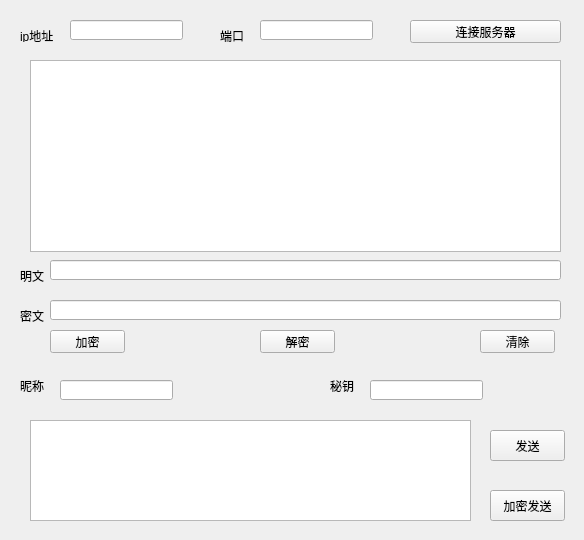
<?xml version="1.0" encoding="UTF-8"?>
<ui version="4.0">
 <class>Form</class>
 <widget class="QWidget" name="Form">
  <property name="geometry">
   <rect>
    <x>0</x>
    <y>0</y>
    <width>584</width>
    <height>540</height>
   </rect>
  </property>
  <property name="windowTitle">
   <string>Form</string>
  </property>
  <widget class="QLabel" name="label">
   <property name="geometry">
    <rect>
     <x>20</x>
     <y>30</y>
     <width>54</width>
     <height>12</height>
    </rect>
   </property>
   <property name="text">
    <string>ip地址</string>
   </property>
  </widget>
  <widget class="QLineEdit" name="ipAddress">
   <property name="geometry">
    <rect>
     <x>70</x>
     <y>20</y>
     <width>113</width>
     <height>20</height>
    </rect>
   </property>
  </widget>
  <widget class="QLabel" name="label_2">
   <property name="geometry">
    <rect>
     <x>220</x>
     <y>30</y>
     <width>54</width>
     <height>12</height>
    </rect>
   </property>
   <property name="text">
    <string>端口</string>
   </property>
  </widget>
  <widget class="QLineEdit" name="port">
   <property name="geometry">
    <rect>
     <x>260</x>
     <y>20</y>
     <width>113</width>
     <height>20</height>
    </rect>
   </property>
  </widget>
  <widget class="QPushButton" name="connectButton">
   <property name="geometry">
    <rect>
     <x>410</x>
     <y>20</y>
     <width>151</width>
     <height>23</height>
    </rect>
   </property>
   <property name="text">
    <string>连接服务器</string>
   </property>
  </widget>
  <widget class="QTextBrowser" name="textBrowser">
   <property name="geometry">
    <rect>
     <x>30</x>
     <y>60</y>
     <width>531</width>
     <height>192</height>
    </rect>
   </property>
  </widget>
  <widget class="QLabel" name="label_3">
   <property name="geometry">
    <rect>
     <x>20</x>
     <y>380</y>
     <width>54</width>
     <height>12</height>
    </rect>
   </property>
   <property name="text">
    <string>昵称</string>
   </property>
  </widget>
  <widget class="QLineEdit" name="nickName">
   <property name="geometry">
    <rect>
     <x>60</x>
     <y>380</y>
     <width>113</width>
     <height>20</height>
    </rect>
   </property>
  </widget>
  <widget class="QLabel" name="label_4">
   <property name="geometry">
    <rect>
     <x>330</x>
     <y>380</y>
     <width>54</width>
     <height>12</height>
    </rect>
   </property>
   <property name="text">
    <string>秘钥</string>
   </property>
  </widget>
  <widget class="QLineEdit" name="key">
   <property name="geometry">
    <rect>
     <x>370</x>
     <y>380</y>
     <width>113</width>
     <height>20</height>
    </rect>
   </property>
  </widget>
  <widget class="QTextEdit" name="message">
   <property name="geometry">
    <rect>
     <x>30</x>
     <y>420</y>
     <width>441</width>
     <height>101</height>
    </rect>
   </property>
  </widget>
  <widget class="QPushButton" name="sendButton">
   <property name="geometry">
    <rect>
     <x>490</x>
     <y>430</y>
     <width>75</width>
     <height>31</height>
    </rect>
   </property>
   <property name="text">
    <string>发送</string>
   </property>
  </widget>
  <widget class="QPushButton" name="sendCodecButton">
   <property name="geometry">
    <rect>
     <x>490</x>
     <y>490</y>
     <width>75</width>
     <height>31</height>
    </rect>
   </property>
   <property name="text">
    <string>加密发送</string>
   </property>
  </widget>
  <widget class="QLabel" name="label_5">
   <property name="geometry">
    <rect>
     <x>20</x>
     <y>270</y>
     <width>54</width>
     <height>12</height>
    </rect>
   </property>
   <property name="text">
    <string>明文</string>
   </property>
  </widget>
  <widget class="QLabel" name="label_6">
   <property name="geometry">
    <rect>
     <x>20</x>
     <y>310</y>
     <width>54</width>
     <height>12</height>
    </rect>
   </property>
   <property name="text">
    <string>密文</string>
   </property>
  </widget>
  <widget class="QLineEdit" name="lineEdit">
   <property name="geometry">
    <rect>
     <x>50</x>
     <y>260</y>
     <width>511</width>
     <height>20</height>
    </rect>
   </property>
  </widget>
  <widget class="QLineEdit" name="lineEdit_2">
   <property name="geometry">
    <rect>
     <x>50</x>
     <y>300</y>
     <width>511</width>
     <height>20</height>
    </rect>
   </property>
  </widget>
  <widget class="QPushButton" name="jiami">
   <property name="geometry">
    <rect>
     <x>50</x>
     <y>330</y>
     <width>75</width>
     <height>23</height>
    </rect>
   </property>
   <property name="text">
    <string>加密</string>
   </property>
  </widget>
  <widget class="QPushButton" name="jiemi">
   <property name="geometry">
    <rect>
     <x>260</x>
     <y>330</y>
     <width>75</width>
     <height>23</height>
    </rect>
   </property>
   <property name="text">
    <string>解密</string>
   </property>
  </widget>
  <widget class="QPushButton" name="qingchu">
   <property name="geometry">
    <rect>
     <x>480</x>
     <y>330</y>
     <width>75</width>
     <height>23</height>
    </rect>
   </property>
   <property name="text">
    <string>清除</string>
   </property>
  </widget>
 </widget>
 <resources/>
 <connections/>
</ui>
